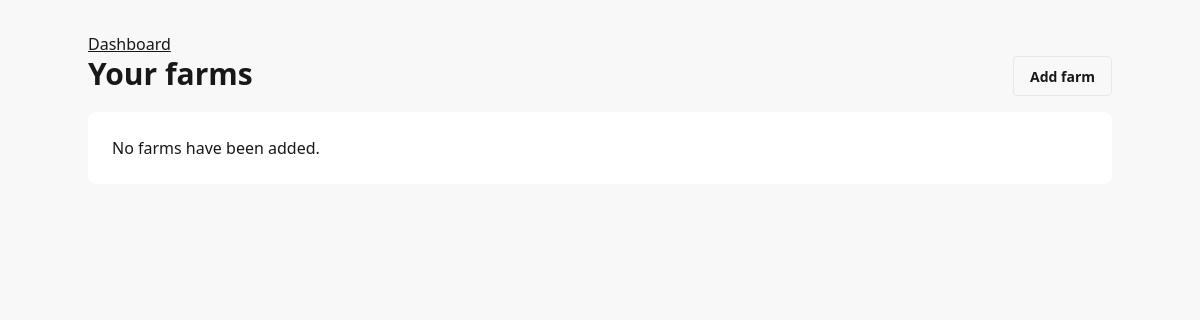
The app's page /farms/ (signed in), older data.
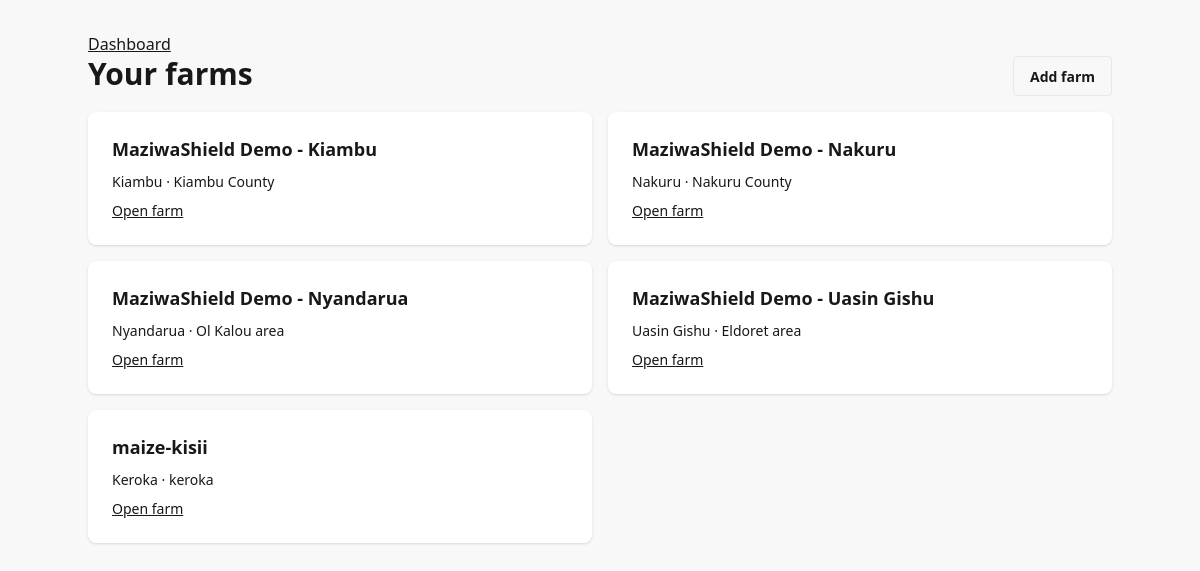
The same page, newer data.
### farms/models.py (models this page shows, shortened)
class Farm(models.Model):
    owner = models.ForeignKey(
        settings.AUTH_USER_MODEL,
        on_delete=models.PROTECT,
        related_name="farms",
    )
    name = models.CharField(max_length=150)
    county = models.CharField(max_length=100, blank=True)
    location = models.CharField(max_length=255)
    latitude = models.DecimalField(
        max_digits=9,
        decimal_places=6,
        null=True,
        blank=True,
        validators=[MinValueValidator(Decimal("-90")), MaxValueValidator(Decimal("90"))],
    )
    longitude = models.DecimalField(
        max_digits=9,
        decimal_places=6,
        null=True,
        blank=True,
        validators=[
            MinValueValidator(Decimal("-180")),
            MaxValueValidator(Decimal("180")),
        ],
    )
    created_at = models.DateTimeField(auto_now_add=True)
    updated_at = models.DateTimeField(auto_now=True)
    class Meta:
        ordering = ["name"]
        constraints = [
            models.CheckConstraint(
                condition=(
                    Q(latitude__isnull=True, longitude__isnull=True)
                    | Q(latitude__isnull=False, longitude__isnull=False)
                ),
                name="farm_coordinates_both_or_neither",
            ),
            models.CheckConstraint(
                condition=Q(latitude__isnull=True)
                | Q(latitude__gte=Decimal("-90"), latitude__lte=Decimal("90")),
                name="farm_latitude_in_range",
            ),
            models.CheckConstraint(
                condition=Q(longitude__isnull=True)
                | Q(longitude__gte=Decimal("-180"), longitude__lte=Decimal("180")),
                name="farm_longitude_in_range",
            ),
        ]

### core/views.py (the view)
# urls.py: path('farms/', views.farm_list, name="farm_list"),
@login_required
def farm_list(request):
  return render(request, "farms/farm_list.html", {"farms": Farm.objects.filter(owner=request.user)})

### templates/farms/farm_list.html
{% extends 'base.html' %}{% block title %}Your farms | MaziwaShield{% endblock %}{% block content %}
<main class="min-h-screen bg-base-200 p-4 sm:p-8"><section class="mx-auto max-w-5xl space-y-4"><a class="link" href="{% url 'core:dashboard' %}">Dashboard</a><header class="flex justify-between"><h1 class="text-3xl font-bold">Your farms</h1><a class="btn" href="{% url 'core:farm_create' %}">Add farm</a></header>{% if farms %}<div class="grid gap-4 sm:grid-cols-2">{% for farm in farms %}<article class="card bg-base-100 shadow"><div class="card-body"><h2 class="card-title">{{ farm.name }}</h2><p>{% if farm.county %}{{ farm.county }} · {% endif %}{{ farm.location }}</p><a class="link" href="{% url 'core:farm_detail' farm.id %}">Open farm</a></div></article>{% endfor %}</div>{% else %}<p class="card bg-base-100 p-6">No farms have been added.</p>{% endif %}</section></main>{% endblock %}

### templates/base.html (shortened to what this page needs)
<!doctype html>
<html lang="en">
  <head>
    <link
      href="https://cdn.jsdelivr.net/npm/daisyui@5"
      rel="stylesheet"
      type="text/css"
    />
    <script src="https://cdn.jsdelivr.net/npm/@tailwindcss/browser@4"></script>
  </head>
  <body>
    {% block content %} {% endblock %}
  </body>
</html>

Row changes from the older to the newer data that the page shows:
added Farm: name "MaziwaShield Demo - Kiambu", county "Kiambu", location "Kiambu County"
added Farm: name "MaziwaShield Demo - Nakuru", county "Nakuru", location "Nakuru County"
added Farm: name "MaziwaShield Demo - Nyandarua", county "Nyandarua", location "Ol Kalou area"
added Farm: name "MaziwaShield Demo - Uasin Gishu", county "Uasin Gishu", location "Eldoret area"
added Farm: name "maize-kisii", county "Keroka", location "keroka"
Text that changed along with them:
text no longer shown: "No farms have been added."
